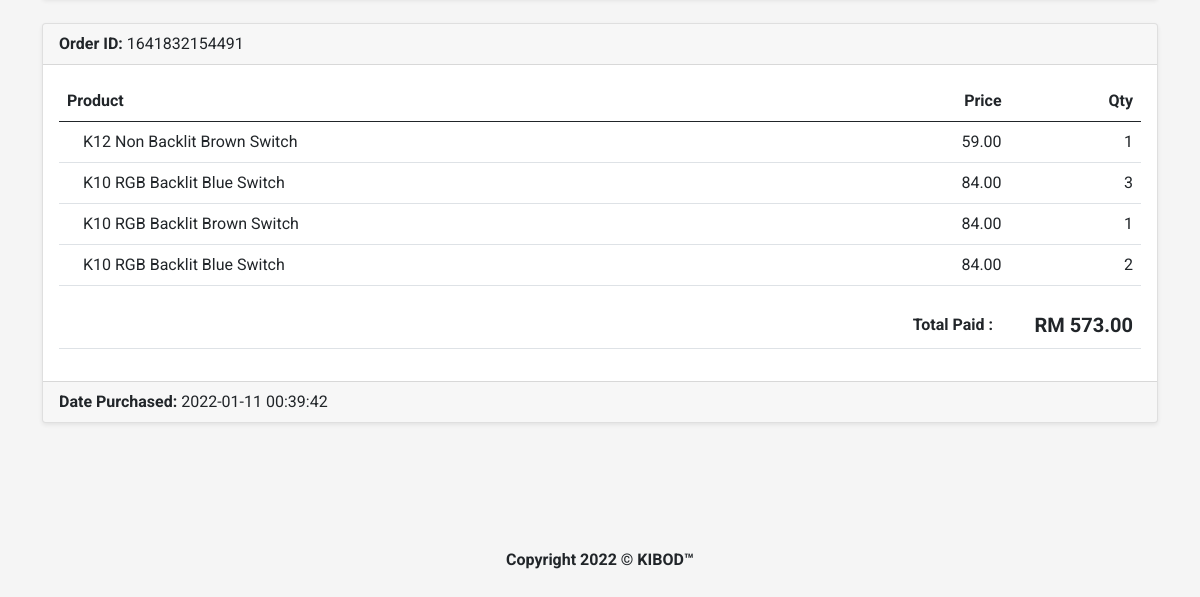
Page /history.php (signed in, lower part) on the earlier database version.
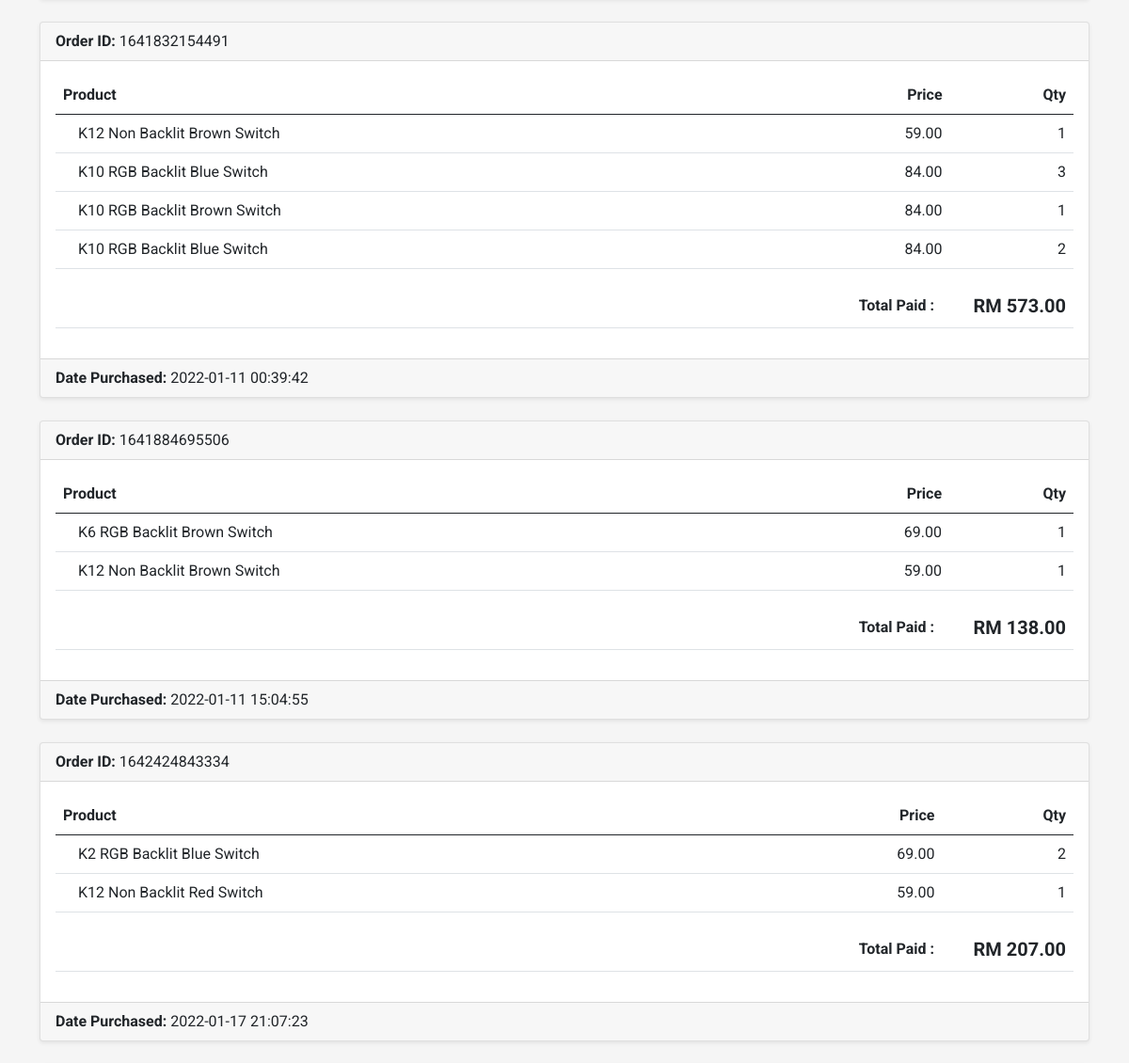
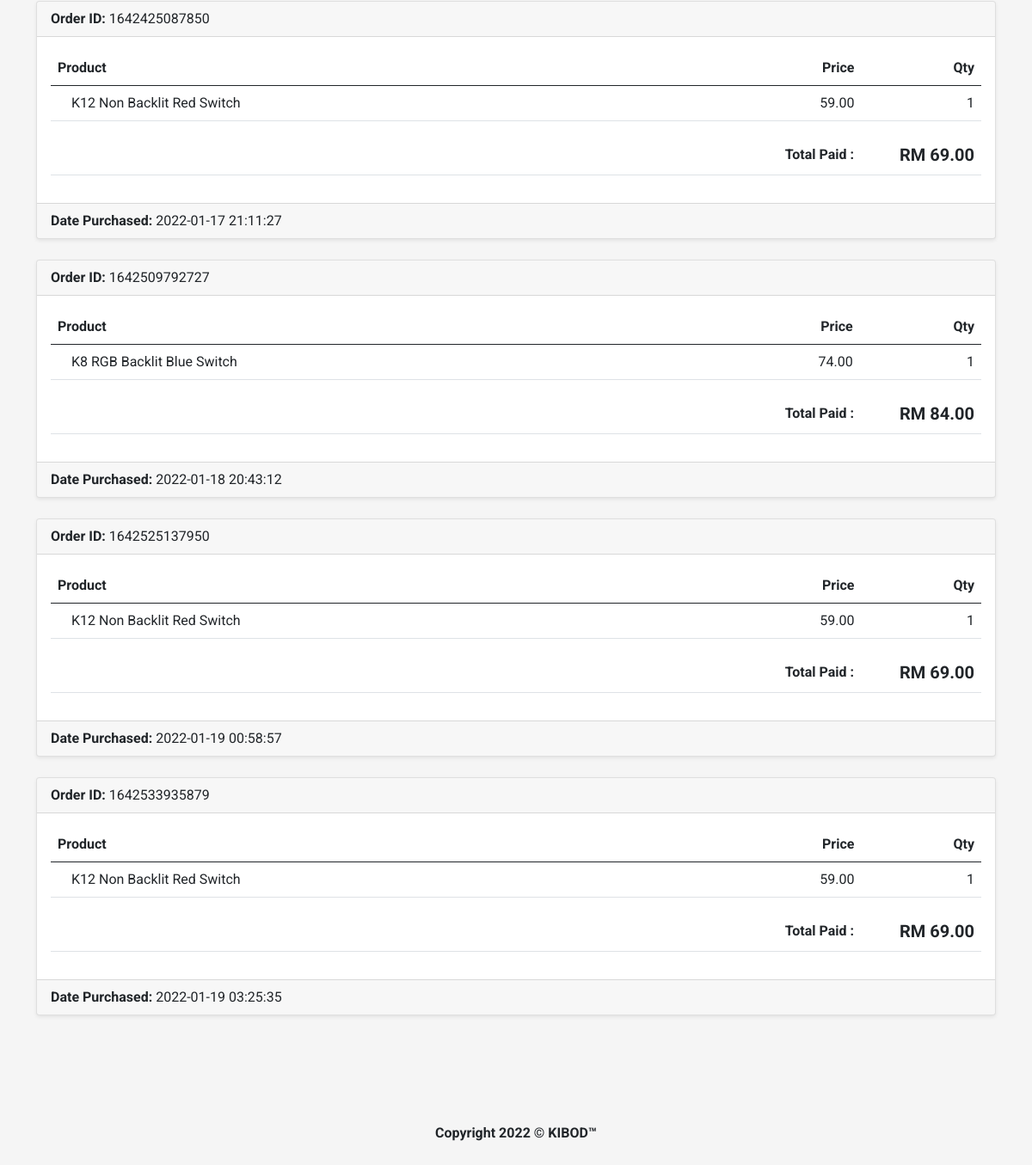
Same page on the later database version (2 pictures, top to bottom).
### tables this page shows
CREATE TABLE IF NOT EXISTS `order_history` (
  `order_id` varchar(50) NOT NULL DEFAULT '',
  `username` varchar(50) DEFAULT NULL,
  `products` json DEFAULT NULL,
  `date_created` datetime DEFAULT CURRENT_TIMESTAMP,
  PRIMARY KEY (`order_id`),
  KEY `FK__user` (`username`),
  CONSTRAINT `FK__user` FOREIGN KEY (`username`) REFERENCES `user` (`username`)
);

### model/user.php (called while the page is built, shortened)
<?php
class User
{
    function getPurchaseHistory($username)
    {
        $conn = new mysqli(DB_HOST, DB_USER, DB_PASSWORD, DB_DATABASE);
        $sql = "SELECT * FROM order_history WHERE username = '$username'";
        $result = $conn->query($sql);
        if ($result->num_rows > 0) {
            $order_list = array();
            foreach ($result as $order) {
                $order_list[] = $order;
            }
            return $order_list;
        } else {
            $conn->close();
            return "0 results";
        }
    }
}

### history.php (the view, shortened to what this page needs)
<?php
include('templates/header.php');
require_once('model/user.php');
$user = new User();
$history = $user->getPurchaseHistory($_SESSION['username']);
$total_price = 0;
?>
<div class="container" style="margin-top: 140px;">
    <div class="row">
        <div class="col">
            <?php
            foreach ($history as $purchase) {
                $product = json_decode($purchase['products'], true);
            ?>
                <div class="card shadow-sm mb-4">
                    <div class="card-header">
                        <b>Order ID: </b><?= $purchase['order_id'] ?>
                    </div>
                    <div class="card-body">
                        <table class="table">
                            <tbody>
                                <thead>
                                    <tr>
                                        <th scope="col" colspan="2">Product</th>
                                        <th scope="col" class="text-end">Price</th>
                                        <th scope="col" class="text-end">Qty</th>
                                    </tr>
                                </thead>
                                <?php foreach ($product as $product_id) {
                                    foreach ($product_id as $item) { ?>
                                        <tr>
                                            <td style="width:1px"><img src="<?= $item['image'] ?>" alt="" height="80px"></td>
                                            <td class="align-middle text-left">
                                                <a href="product-detail.php?id=<?= key($product_id) ?>" class="text-decoration-none text-dark"><?= $item['name'] ?></a>
                                            </td>
                                            <td class="align-middle text-end"><?= $item['price'] ?>.00</td>
                                            <td class="align-middle text-end">
                                                <?= $item['qty'] ?>
                                            </td>
                                        </tr>
                                <?php
                                        $total_price += ($item['price'] * $item['qty']);
                                    }
                                }
                                ?>
                            </tbody>
                        </table>
                        <table class="table">
                            <tbody>
                                <tr>
                                    <td class="align-middle fw-bold text-end">Total Paid : </td>
                                    <td class="align-middle text-end" style="width: 140px;"><span class="fw-bold fs-5"> RM <?= $total_price += 10 ?>.00</td>
                                </tr>
                            </tbody>
                        </table>
                    </div>
                    <div class="card-footer">
                        <b>Date Purchased: </b><?= $purchase['date_created'] ?>
                    </div>
                </div>
            <?php
                $total_price = 0;
            } ?>
        </div>
    </div>
</div>
<?php include('templates/footer.php') ?>

Differences in the rows shown:
added order_history: order_id "1641884695506", name "K6 RGB Backlit Brown Switch", price "69", qty "1", name "K12 Non Backlit Brown Switch", price "59", total_price "138", date_created "2022-01-11 15:04:55"
added order_history: order_id "1642424843334", name "K2 RGB Backlit Blue Switch", price "69", qty "2", name "K12 Non Backlit Red Switch", price "59", qty "1", total_price "207", date_created "2022-01-17 21:07:23"
added order_history: order_id "1642425087850", name "K12 Non Backlit Red Switch", price "59", qty "1", total_price "69", date_created "2022-01-17 21:11:27"
added order_history: order_id "1642509792727", name "K8 RGB Backlit Blue Switch", price "74", qty "1", total_price "84", date_created "2022-01-18 20:43:12"
added order_history: order_id "1642525137950", name "K12 Non Backlit Red Switch", price "59", qty "1", total_price "69", date_created "2022-01-19 00:58:57"
added order_history: order_id "1642533935879", name "K12 Non Backlit Red Switch", price "59", qty "1", total_price "69", date_created "2022-01-19 03:25:35"
